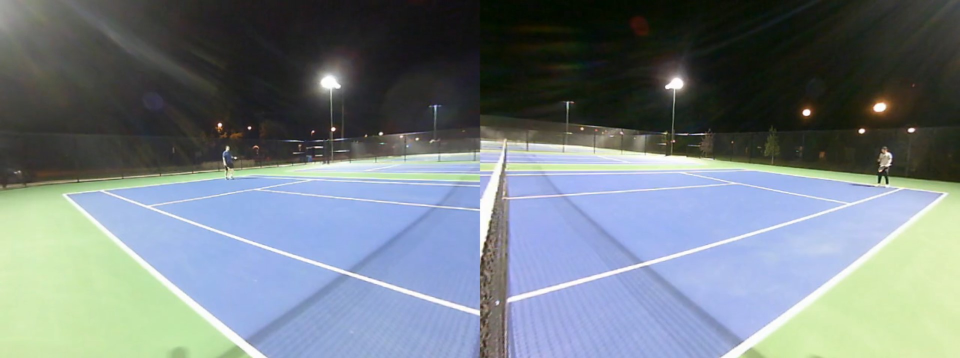
#> input picture tennis.jpg, 1920 x 716 px (shown at 1/2 size)
$ python tenniscourt.py
#> lines starting #> are read from the running program, lines starting #| are printed output that depends on the picture; after the words box and inside, x2 and y2 are one past the last pixel; in counts of white or black regions, pixels touching at a corner belong together
# import the necessary packages
import numpy as np
import cv2
import opencv_wrapper as cvw
import imutils

# this function isolates the court using the blue color of the in-bounds play-area
def maskcourt(img):
    hsv = cv2.cvtColor(img, cv2.COLOR_BGR2HSV)
    # target blue = 235,182,156
    lower_blue = np.array([100,40,40]) #(hue value ~ 110)
    upper_blue = np.array([255,255,255])
    mask = cv2.inRange(hsv, lower_blue, upper_blue)
    res = cv2.bitwise_and(img, img, mask=mask)
    return mask, res

# this function splits left from right
def separate(img, sr, sc, er, ec, assignleft):
    # Create a black image
    base = np.zeros((img.shape[0],img.shape[1]), np.uint8)
    if assignleft:
        small_img = img[sr:er, sc:ec]
        base[0:small_img.shape[0], 0:small_img.shape[1]] = small_img
    else:
        small_img = img[sr:er, sc:ec]
        base[0:base.shape[0], small_img.shape[1]:base.shape[1]] = small_img
    return base

# this function closes gaps and eliminates extranous image artifacts
def morph(img):
    #imgblurred = cv2.GaussianBlur(img, (21,21), sigmaX=0, sigmaY=0)
    imgblurred = cv2.medianBlur(img, 17)
    # cv2.imshow("blurred court", imgblurred)
    # cv2.waitKey(0)
    opened = cv2.morphologyEx(imgblurred, cv2.MORPH_OPEN, (31,31))
    closed = cv2.morphologyEx(opened, cv2.MORPH_CLOSE, (501,501))

    return closed

# this function returns a mask of just the court
def maxcontour(img):
    contours = cv2.findContours(img, cv2.RETR_TREE, cv2.CHAIN_APPROX_SIMPLE)[0]
    area_old = 0
    for cnt in contours:
        area = cv2.contourArea(cnt)
        if area > area_old:
            area_old = area
            contour = cnt
    epsilon = 0.01*cv2.arcLength(contour,True)
    approx = cv2.approxPolyDP(contour,epsilon,True)
    return approx

# this function filters and orders the points, from the left side of the court, for warping
def filterptsleft(pts):
    # Find the bottom left point
    for i in range(pts.shape[0]):
        if i < 1:
            TL = pts[i][:][:]
            TR = pts[i][:][:]
            BL = pts[i][:][:]
            BR = pts[i][:][:]
        else:
            if pts[i][0][0] < BL[0][0]:
                BL = pts[i][:][:]
                #print("New BL:", BL)
    #print("BL", BL)
    count_TL = 0
    # Find the top left point
    for i in range(pts.shape[0]):
        if pts[i][0][0] == BL[0][0]:
            continue
        if pts[i][0][1] <= TL[0][1]:
            if count_TL > 0:
                if pts[i][0][0] < TL[0][0]:
                    TL = pts[i][:][:]
            else:
                TL = pts[i][:][:]
            #print("New TL:", TL)
            count_TL += 1
    #print("TL", TL)
    count_TR = 0
    # Find the top right point
    for i in range(pts.shape[0]):
        if pts[i][0][0] == BL[0][0]:
            continue
        if pts[i][0][0] == TL[0][0] and pts[i][0][1] == TL[0][1]:
            continue
        if pts[i][0][1] <= TR[0][1]:
            if count_TR > 0:
                if pts[i][0][0] > TR[0][0]:
                    TR = pts[i][:][:]
            else:
                TR = pts[i][:][:]
            #print("New TR:", TR)
            count_TR += 1
    #print("TR", TR)
    count_BR = 0
    # Find the bottom right point
    for i in range(pts.shape[0]):
        if pts[i][0][0] == BL[0][0]:
            continue
        if pts[i][0][1] == TL[0][1]:
            continue
        if pts[i][0][1] == TR[0][1]:
            continue
        if pts[i][0][1] >= BR[0][1]:
            if count_BR > 0:
                if pts[i][0][0] < BR[0][0]:
                    BR = pts[i][:][:]
            else:
                BR = pts[i][:][:]
            #print("New BR:", BR)
            count_BR += 1
    #print("BR", BR)
    contour = [TL, TR, BL, BR]
    points = [TL[0], TR[0], BR[0], BL[0]]
    return contour, points

# this function filters and orders the points, from the left side of the court, for warping
def filterptsright(pts):

    # Find the bottom right point
    for i in range(pts.shape[0]):
        if i < 1:
            TL = pts[i][:][:]
            TR = pts[i][:][:]
            BL = pts[i][:][:]
            BR = pts[i][:][:]
        else:
            if pts[i][0][0] > BR[0][0]:
                BR = pts[i][:][:]
                #print("New BR:", BR)
    #print("BR", BR)
    count_TR = 0
    # Find the top right point
    for i in range(pts.shape[0]):
        if pts[i][0][0] == BR[0][0]:
            continue
        if pts[i][0][1] <= TR[0][1]:
            if count_TR > 0:
                if pts[i][0][0] > TR[0][0]:
                    TR = pts[i][:][:]
            else:
                TR = pts[i][:][:]
            #print("New TR:", TR)
            count_TR += 1
    #print("TR", TR)
    count_TL = 0
    # Find the top right point
    for i in range(pts.shape[0]):
        if pts[i][0][0] == BR[0][0]:
            continue
        if pts[i][0][0] == TR[0][0] and pts[i][0][1] == TR[0][1]:
            continue
        if pts[i][0][1] <= TL[0][1]:
            if count_TR > 0:
                if pts[i][0][0] < TL[0][0]:
                    TL = pts[i][:][:]
            else:
                TL = pts[i][:][:]
            #print("New TL:", TL)
            count_TL += 1
    #print("TL", TL)
    count_BL = 0
    # Find the bottom left point
    for i in range(pts.shape[0]):
        if pts[i][0][0] == BR[0][0]:
            continue
        if pts[i][0][1] == TR[0][1]:
            continue
        if pts[i][0][1] == TL[0][1]:
            continue
        if pts[i][0][1] >= BL[0][1]:
            if count_BL > 0:
                if pts[i][0][0] > BL[0][0]:
                    BL = pts[i][:][:]
            else:
                BL = pts[i][:][:]
            #print("New BL:", BL)
            count_BL += 1
    #print("BL", BL)
    contour = [TL, TR, BL, BR]
    points = [TL[0], TR[0], BR[0], BL[0]]
    return contour, points

# warps the image using the points returned from filterpts
def birdeyetransform(image, pts):
	rect = pts
	(tl, tr, br, bl) = rect
	# compute the width of the new image, which will be the
	# maximum distance between bottom-right and bottom-left
	# x-coordiates or the top-right and top-left x-coordinates
	widthA = np.sqrt(((br[0] - bl[0]) ** 2) + ((br[1] - bl[1]) ** 2))
	widthB = np.sqrt(((tr[0] - tl[0]) ** 2) + ((tr[1] - tl[1]) ** 2))
	maxWidth = max(int(widthA), int(widthB))
	# compute the height of the new image, which will be the
	# maximum distance between the top-right and bottom-right
	# y-coordinates or the top-left and bottom-left y-coordinates
	heightA = np.sqrt(((tr[0] - br[0]) ** 2) + ((tr[1] - br[1]) ** 2))
	heightB = np.sqrt(((tl[0] - bl[0]) ** 2) + ((tl[1] - bl[1]) ** 2))
	maxHeight = max(int(heightA), int(heightB))
	# now that we have the dimensions of the new image, construct
	# the set of destination points to obtain a "birds eye view",
	# (i.e. top-down view) of the image, again specifying points
	# in the top-left, top-right, bottom-right, and bottom-left
	# order
	dst = np.array([
		[0, 0],
		[maxWidth - 1, 0],
		[maxWidth - 1, maxHeight - 1],
		[0, maxHeight - 1]], dtype = "float32")
	# compute the perspective transform matrix and then apply it
	M = cv2.getPerspectiveTransform(np.float32(rect), dst)
	warped = cv2.warpPerspective(image, M, (maxWidth, maxHeight))
	return warped

def main():
    # construct the argument parse and parse the arguments
    # load the image
    image = cv2.imread("tennis.jpg")
#> image is the input picture: shape (716, 1920, 3); mean B, G, R 132.4, 126.9, 116.3
    cv2.imshow("base image", image)
    cv2.waitKey(0)
    height, width = image.shape[:2]
    #imgray = cv2.cvtColor(image, cv2.COLOR_BGR2GRAY)

    # Blur the image for better edge detection
    img_blur = cv2.GaussianBlur(image,(3,3), sigmaX=0, sigmaY=0)

    # find the mask and resulting image for the court when filtering for the color blue
    courtmask, _ = maskcourt(img_blur)
#> in maskcourt, `mask = cv2.inRange(hsv, lower_blue, upper_blue)`:
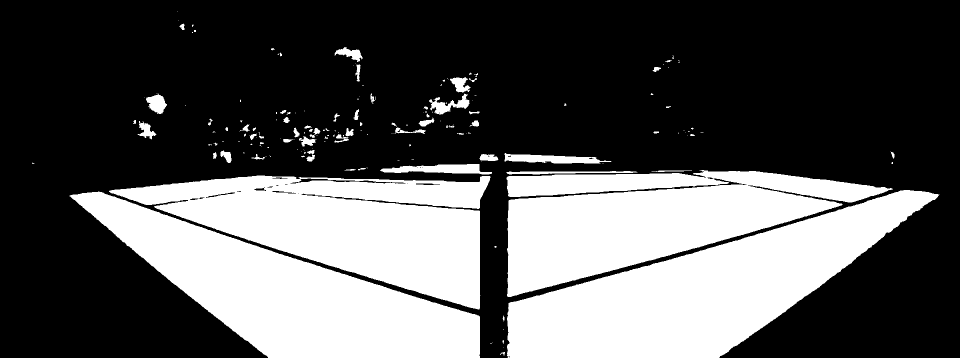
#> mask: shape (716, 1920) (shown at 1/2 size); 34% white; 182 white regions (115 under 20 px), largest, box (x1, y1, x2, y2) and area: (1014, 380, 1879, 716) 126818, (139, 383, 960, 716) 112166, (218, 351, 981, 619) 106413
    # cv2.imshow("courtmask", courtmask)
    # Let's get the starting pixel coordiantes (top left of cropped top)
    L_start_row, L_start_col = int(0), int(0)
    R_start_row, R_start_col = int(0), int(width/2)
    # Let's get the ending pixel coordinates (bottom right of cropped top)
    L_end_row, L_end_col = int(height), int(width/2)
    R_end_row, R_end_col = int(height), int(width)
    L = separate(courtmask, L_start_row, L_start_col, L_end_row, L_end_col, True)
    R = separate(courtmask, R_start_row, R_start_col, R_end_row, R_end_col, False)
#> call 2 of separate, with sr = 0, sc = 960, er = 716, ec = 1920, assignleft = False
#> in separate (call 2), `small_img = img[sr:er, sc:ec]`:
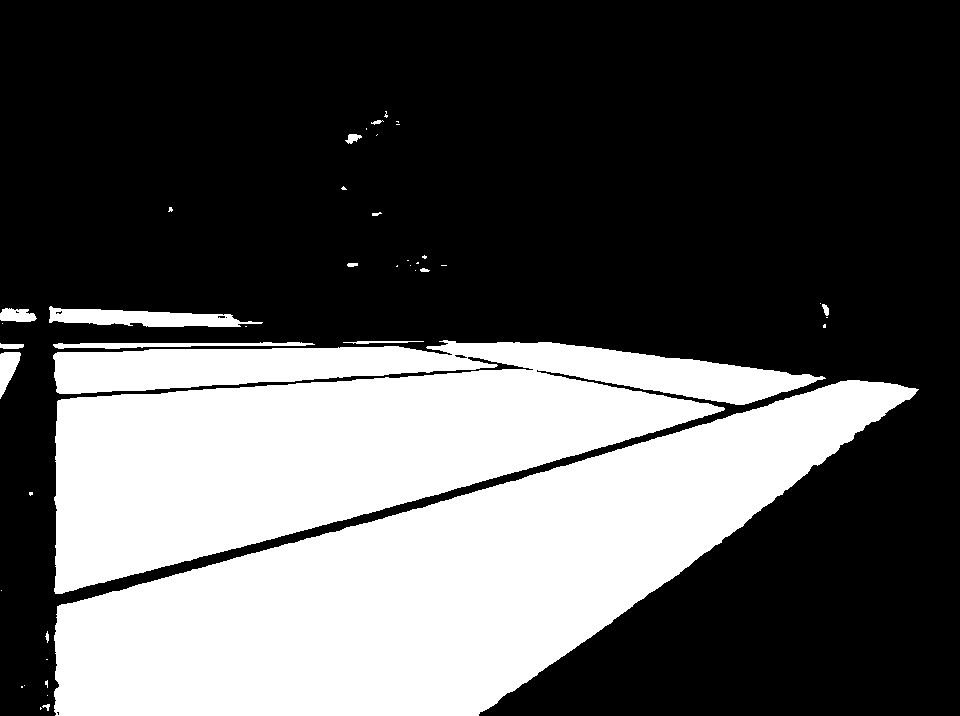
#> small_img: shape (716, 960); 34.5% white; 43 white regions (27 under 20 px), largest, box (x1, y1, x2, y2) and area: (54, 380, 919, 716) 126818, (53, 340, 826, 594) 104875, (49, 306, 263, 327) 2605

    L_morphed = morph(L)
    L_imgmasked = cv2.bitwise_and(img_blur, img_blur, mask=L_morphed)
    R_morphed = morph(R)
    R_imgmasked = cv2.bitwise_and(img_blur, img_blur, mask=R_morphed)
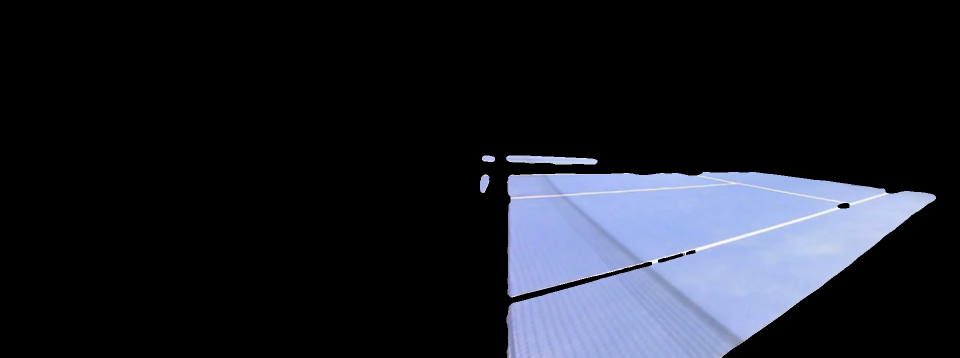
#> R_imgmasked: shape (716, 1920, 3) (shown at 1/2 size); mean B, G, R 40.6, 32, 29.2

    L_contour = maxcontour(L_morphed)
#> in maxcontour, `contours = cv2.findContours(img, cv2.RETR_TREE, cv2.CHAIN_APPROX_SIMPL..`: contours = 15 contours, 2 with area under 20; largest, box (x1, y1, x2, y2) and area: (146, 353, 960, 716) 220598, (780, 330, 959, 349) 2351, (863, 196, 937, 230) 1113, (295, 192, 331, 228) 903, (905, 158, 934, 189) 610
#> the loop in maxcontour, `for cnt in contours:` made 15 passes
#> (area, area_old) on pass 1: (220598.5, 220598.5)
#> after the loop in maxcontour, `for cnt in contours:`: area_old = 220598.5; contour = contour of 618 points, box (x1, y1, x2, y2) (146, 353, 960, 716), area 220598
#> in maxcontour, `epsilon = 0.01*cv2.arcLength(contour,True)`: epsilon = 27.08
#> in maxcontour, `approx = cv2.approxPolyDP(contour,epsilon,True)`: approx = [[147, 394], [532, 715], [959, 715], [951, 631], [700, 552], [953, 618], [952, 366], [513, 353]]
#> L_contour has the same summary as approx in maxcontour
    contL, L_pts = filterptsleft(L_contour)
#> the loop in filterptsleft, `for i in range(pts.shape[0]):` made 8 passes
#> the loop in filterptsleft, `for i in range(pts.shape[0]):` made 8 passes
#> after the loop in filterptsleft, `for i in range(pts.shape[0]):`: count_TL = 2
#> the loop in filterptsleft, `for i in range(pts.shape[0]):` made 8 passes
#> after the loop in filterptsleft, `for i in range(pts.shape[0]):`: count_TR = 1
#> the loop in filterptsleft, `for i in range(pts.shape[0]):` made 8 passes
#> after the loop in filterptsleft, `for i in range(pts.shape[0]):`: count_BR = 2
#> in filterptsleft, `contour = [TL, TR, BL, BR]`: contour = [[[513, 353]], [[952, 366]], [[147, 394]], [[532, 715]]]
#> in filterptsleft, `points = [TL[0], TR[0], BR[0], BL[0]]`: points = [[513, 353], [952, 366], [532, 715], [147, 394]]
#> contL has the same summary as contour in filterptsleft; L_pts = [[513, 353], [952, 366], [532, 715], [147, 394]]
    # img_corners = cv2.drawContours(image, contL, -1, (0,255,0), 3)

    R_contour = maxcontour(R_morphed)
#> in maxcontour (call 2), `contours = cv2.findContours(img, cv2.RETR_TREE, cv2.CHAIN_APPROX_SIMPL..`: contours = 8 contours, 1 with area under 20; largest, box (x1, y1, x2, y2) and area: (1013, 344, 1872, 716) 236516, (1012, 311, 1195, 329) 2246, (960, 349, 979, 386) 481, (1315, 506, 1368, 526) 395, (964, 311, 990, 324) 256, (1674, 405, 1700, 418) 245, (1371, 499, 1392, 511) 139
#> the loop in maxcontour (call 2), `for cnt in contours:` made 8 passes
#> (area, area_old) on passes 1 to 2: (481, 481), (236515.5, 236515.5)
#> R_contour = [[1871, 393], [1511, 344], [1020, 350], [1020, 593], [1304, 529], [1023, 607], [1014, 715], [1442, 715]]
    contR, R_pts = filterptsright(R_contour)
#> the loop in filterptsright, `for i in range(pts.shape[0]):` made 8 passes
#> the loop in filterptsright, `for i in range(pts.shape[0]):` made 8 passes
#> after the loop in filterptsright, `for i in range(pts.shape[0]):`: count_TR = 1
#> the loop in filterptsright, `for i in range(pts.shape[0]):` made 8 passes
#> the loop in filterptsright, `for i in range(pts.shape[0]):` made 8 passes
#> after the loop in filterptsright, `for i in range(pts.shape[0]):`: count_BL = 4
#> in filterptsright, `contour = [TL, TR, BL, BR]`: contour = [[[1020, 350]], [[1511, 344]], [[1442, 715]], [[1871, 393]]]
#> in filterptsright, `points = [TL[0], TR[0], BR[0], BL[0]]`: points = [[1020, 350], [1511, 344], [1871, 393], [1442, 715]]
#> contR has the same summary as contour in filterptsright; R_pts has the same summary as points in filterptsright
    # img_corners = cv2.drawContours(img_corners, contR, -1, (0,255,0), 3)
    # cv2.imshow("image corners", img_corners)
    # cv2.waitKey(0)

    lwarp = birdeyetransform(image, L_pts)
#> in birdeyetransform, `rect = pts`: rect = [[513, 353], [952, 366], [532, 715], [147, 394]]
#> in birdeyetransform, `(tl, tr, br, bl) = rect`: tl = [513, 353]; tr = [952, 366]; br = [532, 715]; bl = [147, 394]
#> in birdeyetransform, `widthA = np.sqrt(((br[0] - bl[0]) ** 2) + ((br[1] - bl[1]) ** 2))`: widthA = 501.3
#> in birdeyetransform, `widthB = np.sqrt(((tr[0] - tl[0]) ** 2) + ((tr[1] - tl[1]) ** 2))`: widthB = 439.2
#> in birdeyetransform, `maxWidth = max(int(widthA), int(widthB))`: maxWidth = 501
#> in birdeyetransform, `heightA = np.sqrt(((tr[0] - br[0]) ** 2) + ((tr[1] - br[1]) ** 2))`: heightA = 546.1
#> in birdeyetransform, `heightB = np.sqrt(((tl[0] - bl[0]) ** 2) + ((tl[1] - bl[1]) ** 2))`: heightB = 368.3
#> in birdeyetransform, `maxHeight = max(int(heightA), int(heightB))`: maxHeight = 546
#> in birdeyetransform, `dst = np.array([ [0, 0], [maxWidth - 1, 0], [maxWidth - 1, maxHeight -..`: dst = [[0, 0], [500, 0], [500, 545], [0, 545]]
#> in birdeyetransform, `M = cv2.getPerspectiveTransform(np.float32(rect), dst)`: M = [[-0.177, -1.58, 649.1], [0.0514, -1.74, 586.6], [-0.00014, -0.0029, 1]]
#> in birdeyetransform, `warped = cv2.warpPerspective(image, M, (maxWidth, maxHeight))`:
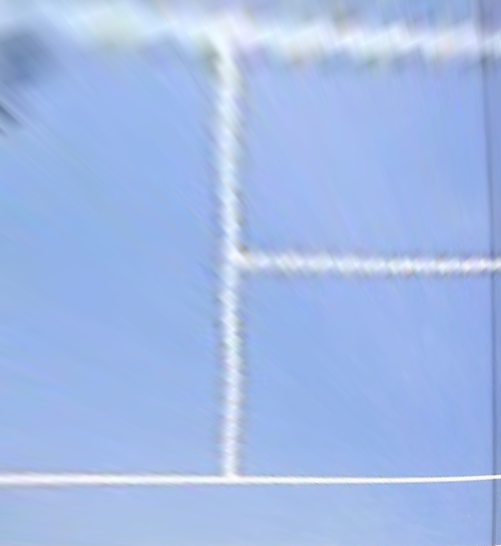
#> warped: shape (546, 501, 3); mean B, G, R 232.3, 186.9, 162.2
    rwarp = birdeyetransform(image, R_pts)
#> in birdeyetransform (call 2), `rect = pts`: rect has the same summary as points in filterptsright
#> in birdeyetransform (call 2), `(tl, tr, br, bl) = rect`: tl = [1020, 350]; tr = [1511, 344]; br = [1871, 393]; bl = [1442, 715]
#> in birdeyetransform (call 2), `widthA = np.sqrt(((br[0] - bl[0]) ** 2) + ((br[1] - bl[1]) ** 2))`: widthA = 536.4
#> in birdeyetransform (call 2), `widthB = np.sqrt(((tr[0] - tl[0]) ** 2) + ((tr[1] - tl[1]) ** 2))`: widthB = 491
#> in birdeyetransform (call 2), `maxWidth = max(int(widthA), int(widthB))`: maxWidth = 536
#> in birdeyetransform (call 2), `heightA = np.sqrt(((tr[0] - br[0]) ** 2) + ((tr[1] - br[1]) ** 2))`: heightA = 363.3
#> in birdeyetransform (call 2), `heightB = np.sqrt(((tl[0] - bl[0]) ** 2) + ((tl[1] - bl[1]) ** 2))`: heightB = 558
#> in birdeyetransform (call 2), `maxHeight = max(int(heightA), int(heightB))`: maxHeight = 557
#> in birdeyetransform (call 2), `dst = np.array([ [0, 0], [maxWidth - 1, 0], [maxWidth - 1, maxHeight -..`: dst = [[0, 0], [535, 0], [535, 556], [0, 556]]
#> in birdeyetransform (call 2), `M = cv2.getPerspectiveTransform(np.float32(rect), dst)`: M = [[-0.203, 0.235, 124.9], [-0.0387, -3.17, 1147.5], [0.000375, -0.0051, 1]]
#> in birdeyetransform (call 2), `warped = cv2.warpPerspective(image, M, (maxWidth, maxHeight))`:
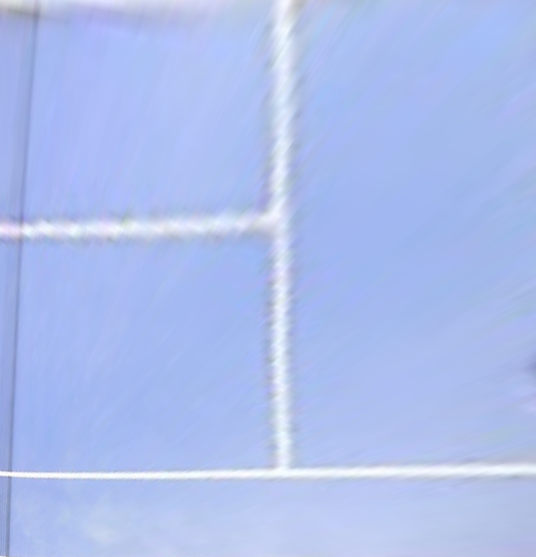
#> warped: shape (557, 536, 3); mean B, G, R 238.3, 191.1, 173.2

    if lwarp.shape[0] >= rwarp.shape[0]:
        final_base = np.zeros((lwarp.shape[0],lwarp.shape[1]+rwarp.shape[1], 3), np.uint8)
    else:
        final_base = np.zeros((rwarp.shape[0],lwarp.shape[1]+rwarp.shape[1], 3), np.uint8)

    print(final_base.shape, lwarp.shape, rwarp.shape,)
#| (557, 1037, 3) (546, 501, 3) (557, 536, 3)
    final_base[0:lwarp.shape[0], 0:lwarp.shape[1]] = lwarp
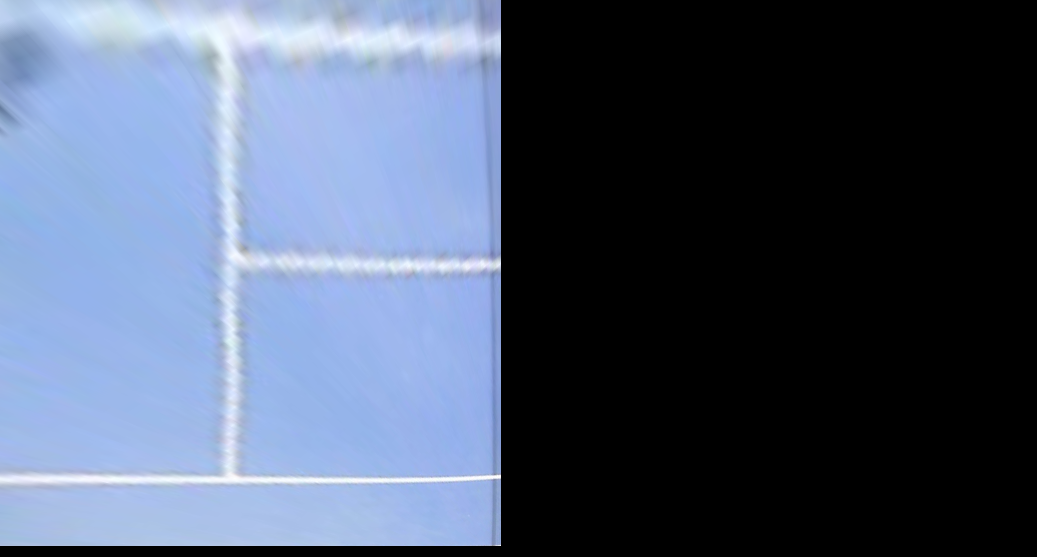
#> final_base: shape (557, 1037, 3); mean B, G, R 110, 88.5, 76.8
    final_base[0:rwarp.shape[0], lwarp.shape[1]:final_base.shape[1]] = rwarp
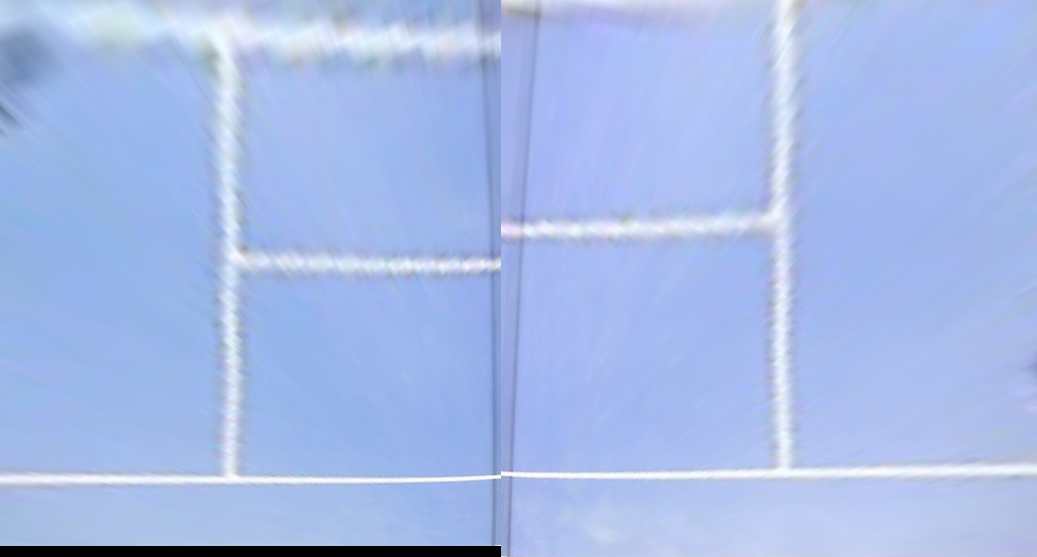
#> final_base: shape (557, 1037, 3); mean B, G, R 233.2, 187.3, 166.3
    cv2.imshow("warp", final_base)
    cv2.waitKey(0)

    cv2.destroyAllWindows()

if __name__ == "__main__":
    main()
